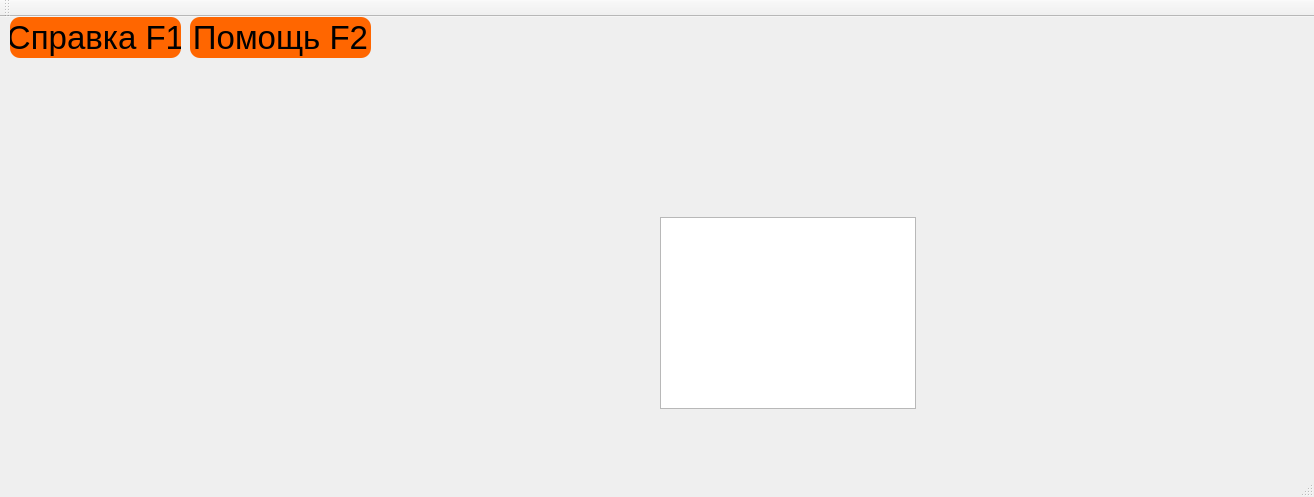
<?xml version="1.0" encoding="UTF-8"?>
<ui version="4.0">
 <class>LiderBoard</class>
 <widget class="QMainWindow" name="LiderBoard">
  <property name="geometry">
   <rect>
    <x>0</x>
    <y>0</y>
    <width>1314</width>
    <height>497</height>
   </rect>
  </property>
  <property name="windowTitle">
   <string>MainWindow</string>
  </property>
  <property name="styleSheet">
   <string notr="true">
background-color: rgb(58, 117, 196
);

</string>
  </property>
  <widget class="QWidget" name="centralwidget">
   <widget class="QPushButton" name="pushButton_2">
    <property name="geometry">
     <rect>
      <x>10</x>
      <y>0</y>
      <width>171</width>
      <height>41</height>
     </rect>
    </property>
    <property name="styleSheet">
     <string notr="true">QPushButton {
    border-radius:  10px;
    background-color:  rgb(255, 102, 0);
    color:  rgb(0, 0, 0);
    font-size:  33px;
}
QPushButton:pressed {
    background-color:  rgb(255, 202, 118);
}</string>
    </property>
    <property name="text">
     <string>Справка F1</string>
    </property>
   </widget>
   <widget class="QPushButton" name="pushButton_4">
    <property name="geometry">
     <rect>
      <x>190</x>
      <y>0</y>
      <width>181</width>
      <height>41</height>
     </rect>
    </property>
    <property name="styleSheet">
     <string notr="true">QPushButton {
    border-radius:  10px;
    background-color:  rgb(255, 102, 0);
    color:  rgb(0, 0, 0);
    font-size:  33px;
}
QPushButton:pressed {
    background-color:  rgb(255, 202, 118);
}</string>
    </property>
    <property name="text">
     <string>Помощь F2</string>
    </property>
   </widget>
   <widget class="QTableWidget" name="tableWidget_2">
    <property name="geometry">
     <rect>
      <x>660</x>
      <y>200</y>
      <width>256</width>
      <height>192</height>
     </rect>
    </property>
   </widget>
  </widget>
  <widget class="QStatusBar" name="statusbar"/>
  <widget class="QToolBar" name="toolBar">
   <property name="windowTitle">
    <string>toolBar</string>
   </property>
   <attribute name="toolBarArea">
    <enum>TopToolBarArea</enum>
   </attribute>
   <attribute name="toolBarBreak">
    <bool>false</bool>
   </attribute>
  </widget>
 </widget>
 <resources/>
 <connections/>
</ui>
